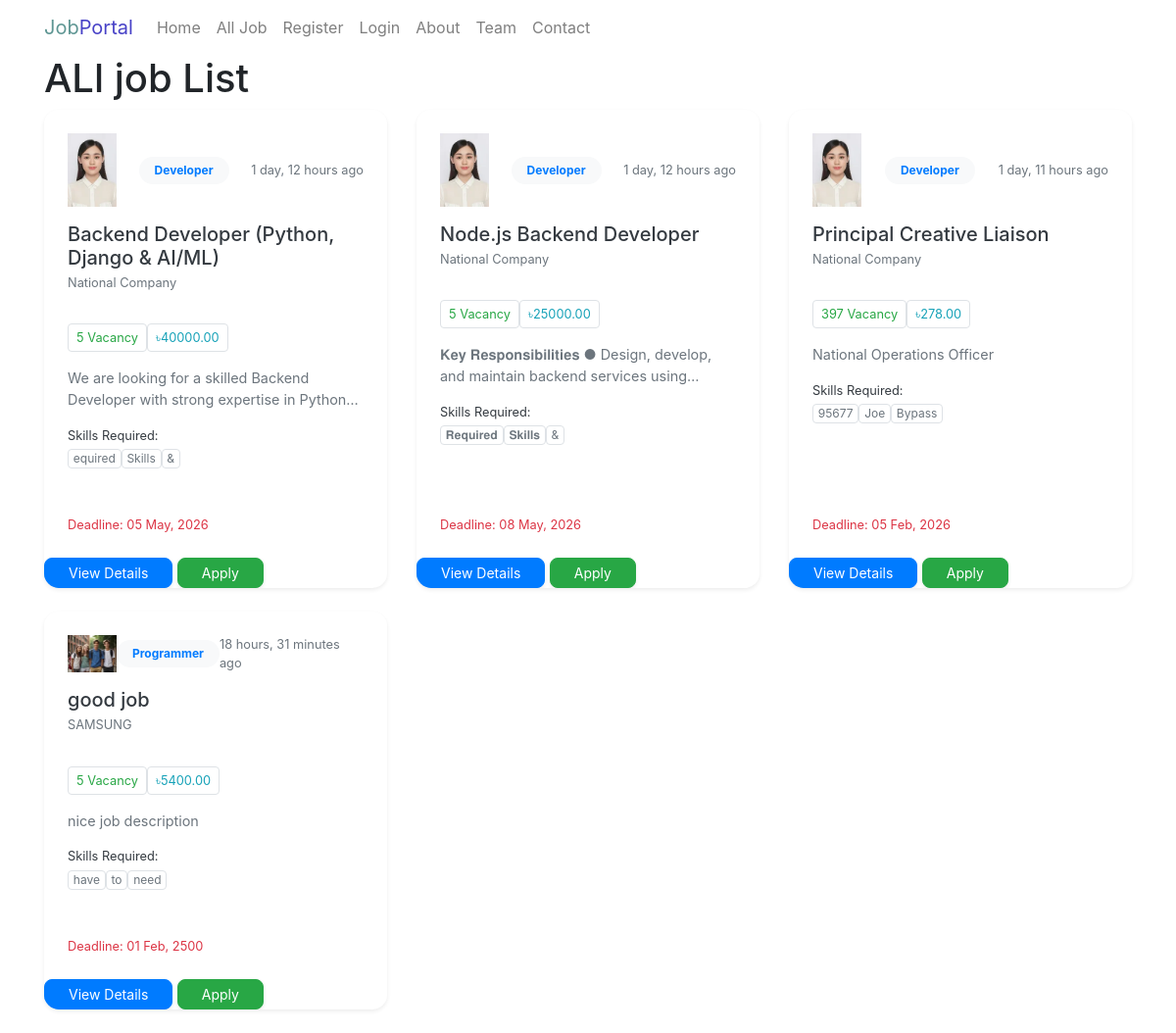
The app's page /job-list/, older data.
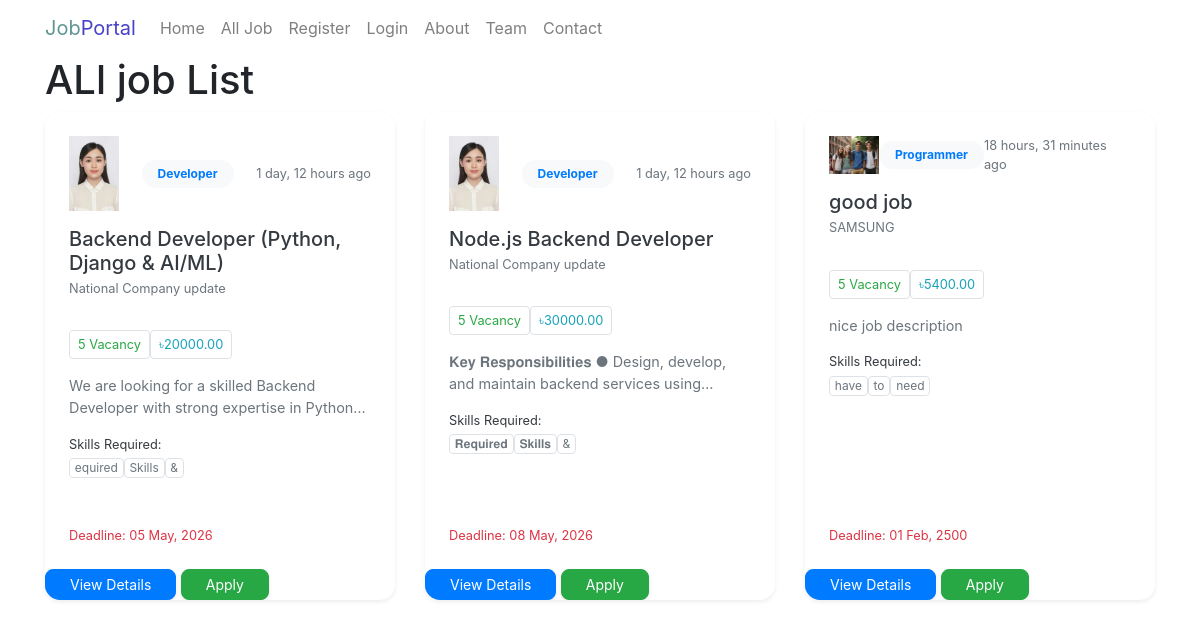
The same page, newer data.
### Job_Portal_App/models.py (models this page shows, shortened)
class JobPostModel(models.Model):
    title = models.CharField(max_length=255, null=True)
    vacancy = models.PositiveIntegerField(null=True)
    category = models.ForeignKey(
        CategoryModel, on_delete=models.CASCADE, max_length=20, null=True,related_name='job_category'
    )
    job_description = models.TextField(null=True)
    skills_set = models.TextField(null=True)
    salary = models.DecimalField(max_digits=10, decimal_places=2, null=True)
    deadline = models.DateField(null=True)
    created_at = models.DateTimeField(auto_now_add=True, null=True)
    posted_by = models.ForeignKey(
        RecruiterProfileModel,
        on_delete=models.CASCADE,
        related_name="job_posts",
        null=True,
    )

class RecruiterProfileModel(models.Model):
    recruiter = models.OneToOneField(
        UserInfoModel,
        on_delete=models.CASCADE,
        related_name="recruiter_profile",
        null=True,
    )
    company_name = models.CharField(
        max_length=225,
        null=True,
    )
    email = models.EmailField(
        null=True,
    )
    address = models.TextField(
        null=True,
    )
    phone = models.CharField(
        max_length=20,
        null=True,
    )
    logo = models.ImageField(
        upload_to="recruiter_logos/",
        null=True,
    )

class CategoryModel(models.Model):
    name = models.CharField(max_length=50, null=True)

### Job_Portal_App/views.py (the view)
# urls.py: path("job-list/", job_list, name="job_list"),
def job_list(request):
    if request.user.is_authenticated:
        user = request.user
        if user.user_types == "Recruiter":
            try:
                form_data = JobPostModel.objects.filter(
                    posted_by=user.recruiter_profile
                )
            except RecruiterProfileModel.DoesNotExist:
                form_data = None
        else:
            form_data = JobPostModel.objects.all()
    else:
        form_data = JobPostModel.objects.all()
    context = {
        "form_data": form_data,
        "title": "Job List",
    }
    return render(request, "job-list.html", context)

### Job_Portal_App/templates/job-list.html (shortened to what this page needs)
{% extends 'master/base.html' %}
{% block blockname %}
  <h1>ALl job List</h1>
  <div class="row">
    {% for job in form_data %}
      <div class="col-md-6 col-lg-4 mb-4">
        <div class="card h-100 shadow-sm border-0" style="border-radius: 15px; overflow: hidden;">
          <div class="card-header bg-white border-0 pt-4 px-4">
            <div class="d-flex justify-content-between align-items-center">
              <img style="width: 50px;" src="{{ job.posted_by.logo.url }}" alt=" {{ job.posted_by.logo.url }}" />
              <span class="badge bg-light text-primary px-3 py-2" style="border-radius: 30px;"> {{ job.category.name }}</span>
              <small class="text-muted"> {{ job.created_at|timesince }} ago</small>
            </div>
            <h5 class="card-title fw-bold mt-3 mb-1 text-dark">{{ job.title }}</h5>
            <p class="text-muted small mb-0">
               {{ job.posted_by.company_name }}
            </p>
          </div>
          <div class="card-body px-4">
            <div class="d-flex flex-wrap gap-2 mb-3">
              <span class="small bg-soft-success text-success border px-2 py-1 rounded"> {{ job.vacancy }} Vacancy</span>
              <span class="small bg-soft-info text-info border px-2 py-1 rounded"> ৳{{ job.salary }}</span>
            </div>
            <p class="card-text text-secondary mb-3" style="font-size: 0.9rem; display: -webkit-box; -webkit-line-clamp: 2; -webkit-box-orient: vertical; overflow: hidden;">{{ job.job_description }}</p>
            <div class="skills-section mb-3">
              <strong class="small d-block mb-1 text-dark">Skills Required:</strong>
              <div class="d-flex flex-wrap gap-1">
                {% for skill in job.skills_set.split|slice:':3' %}
                  <span class="badge border text-secondary font-weight-normal">{{ skill }}</span>
                {% endfor %}
              </div>
            </div>
          </div>
          <div class="card-footer bg-white border-0 pb-4 px-4 d-flex justify-content-between align-items-center">
            <div class="text-danger small fw-bold">
               Deadline: {{ job.deadline|date:'d M, Y' }}
            </div>
          </div>
          <div>
            <a href="" class="btn btn-primary btn-sm px-4 shadow-sm" style="border-radius: 8px;">View Details</a>
            {% if request.user.user_types == 'Recruiter' %}
              <a href="{% url 'job_edit' job.id %}" class="btn btn-info btn-sm px-4 shadow-sm" style="border-radius: 8px;">Edit</a>
              <a href="{% url 'job_delete' job.id %}" class="btn btn-danger btn-sm px-4 shadow-sm" style="border-radius: 8px;">Delete</a>
            {% else %}
              <a href="{% url 'job_apply' job.id %}" class="btn btn-success btn-sm px-4 shadow-sm" style="border-radius: 8px;">Apply</a>
            {% endif %}
          </div>
        </div>
      </div>
    {% empty %}
      <p class="text-center">No jobs posted yet.</p>
    {% endfor %}
  </div>
{% endblock %}

Row changes from the older to the newer data that the page shows:
removed JobPostModel: posted_by.logo (picture), category.name "Developer", created_at "1 day, 11 hours", title "Principal Creative Liaison", posted_by.company_name "National Company", vacancy "397", salary "278.00", job_description "National Operations Officer", split "95677" "Joe" "Bypass", deadline "05 Feb, 2026"
changed JobPostModel "Backend Developer (Python, Django & AI/ML)": posted_by.company_name "National Company" → "National Company update"; salary "40000.00" → "20000.00"
changed JobPostModel "Node.js Backend Developer": posted_by.company_name "National Company" → "National Company update"; salary "25000.00" → "30000.00"
